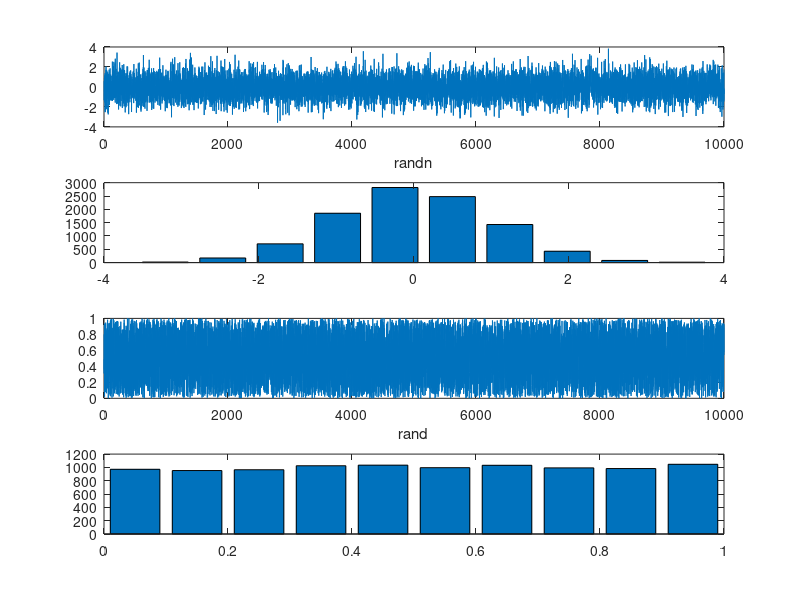

Write the MATLAB code that produced this figure.
%histrogram of rand function
clc
clear all
close all
x=randn(10000,1);
y=rand(10000,1)
[p,q]=hist(x,10);
[v,w]=hist(y,10);
subplot(4,1,1),plot(x),xlabel('randn'),
subplot(4,1,2),bar(q,p)
subplot(4,1,3),plot(y),xlabel('rand'),
subplot(4,1,4),bar(w,v)%Plotting the histogram